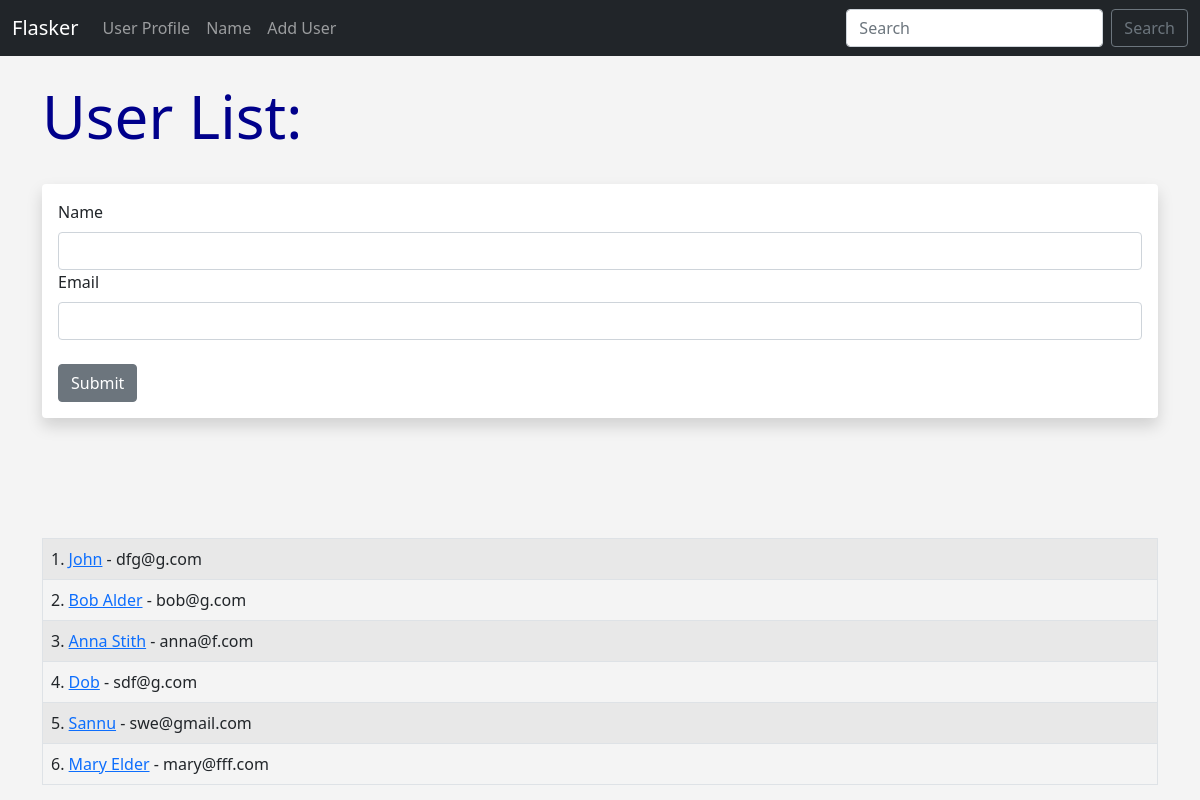
The page /user/add on the database as committed earlier.
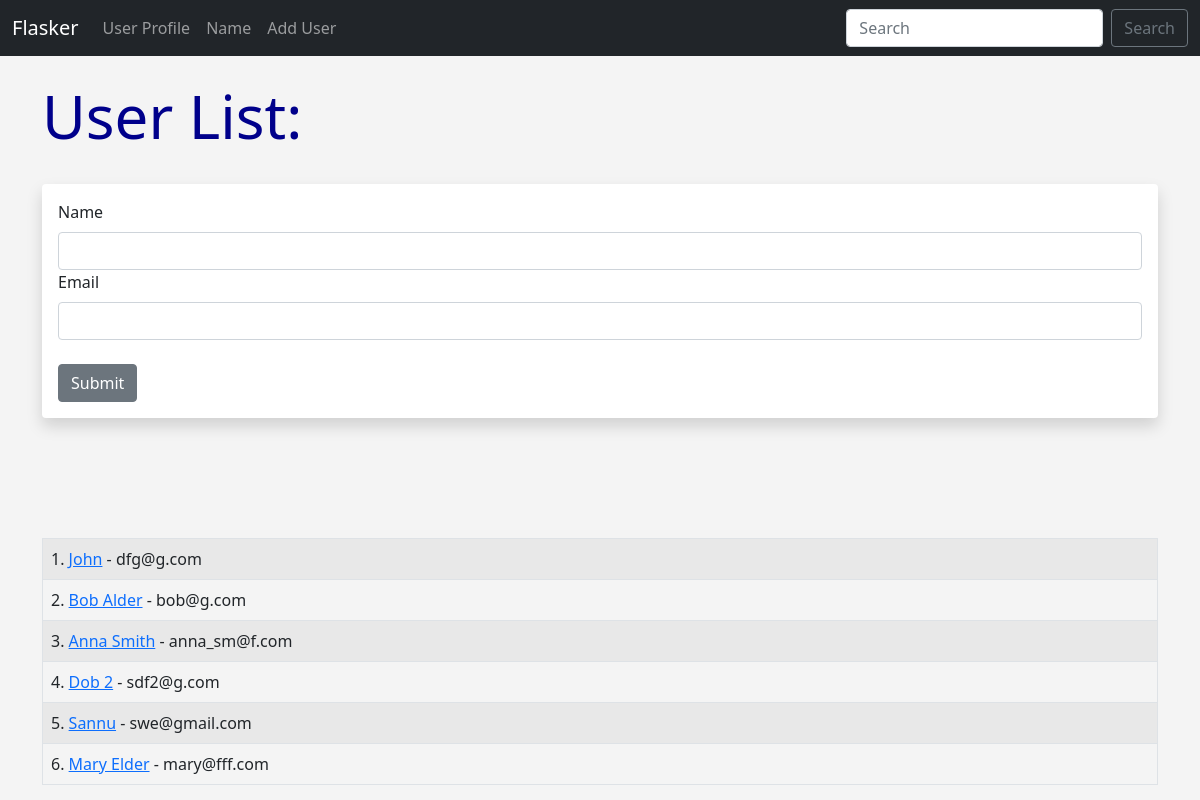
The same page on the database as committed later.
### app.py (models this page shows, shortened)
class Users(db.Model):
    id = db.Column(db.Integer, primary_key=True)
    name = db.Column(db.String(100), nullable=False)
    email = db.Column(db.String(120), nullable=False, unique=True)
    date_added = db.Column(db.DateTime, default=datetime.utcnow)

### app.py (the view, shortened to what this page needs)
@app.route('/user/add', methods=['GET', 'POST'])
def add_user():
    name = None
    form = UserForm()
    our_users = Users.query.order_by(Users.date_added)
    return render_template("add_user.html", form=form, name=name, our_users=our_users)

### app.py
class UserForm(FlaskForm):
    name = StringField("Name", validators=[DataRequired()])
    email = StringField("Email", validators=[DataRequired()])
    submit = SubmitField("Submit")

### templates/add_user.html (shortened to what this page needs)
{% extends 'base.html' %}
{% block content %}
{% if name %}
    <h1>User Added!</h1>
    <br>
    <table class="table table-striped table-hover table-bordered">
        {% for our_user in our_users %}
        <tr>
            <td>{{ our_user.id}}. <a href="{{url_for('update', id=our_user.id)}}">{{ our_user.name }}</a> - {{ our_user.email }}</td>
        </tr>
        {% endfor %}
    </table>
    {% else %}
    <h1>User List:</h1>
    <br>
    <div class="shadow p-3 mb-5 bg-body rounded">
    <form method="POST">
        {{ form.name.label(class="form-label") }}
        {{ form.name(class="form-control") }}
        {{ form.email.label(class="form-label") }}
        {{ form.email(class="form-control") }}
        <br>
        {{ form.submit(class="btn btn-secondary") }}
    </form>
    </div>
    <br><br><br>
    <table class="table table-striped table-hover table-bordered">
        {% for our_user in our_users %}
        <tr>
            <td>{{ our_user.id }}. <a href="{{url_for('update', id=our_user.id)}}">{{ our_user.name }}</a> - {{ our_user.email }}</td>
        </tr>
        {% endfor %}
    </table>
{% endif%}
{% endblock %}

### templates/base.html (shortened to what this page needs)
<!doctype html>
<html lang="en">
  <head>
    <link href="https://cdn.jsdelivr.net/npm/bootstrap@5.1.3/dist/css/bootstrap.min.css" rel="stylesheet">
    <link href="{{url_for('static', filename='css/style.css')}}" rel="stylesheet">
  </head>
  <body>
      {% include 'navbar.html' %}
        <br>
        <div class="container">
            {% block content %}
            {% endblock %}
        </div>
  </body>
</html>

### templates/navbar.html (shortened to what this page needs)
<nav class="navbar navbar-expand-lg navbar-dark bg-dark">
    <div class="container-fluid">
      <a class="navbar-brand" href="{{url_for('index')}}">Flasker</a>
      <div class="collapse navbar-collapse" id="navbarSupportedContent">
        <ul class="navbar-nav me-auto mb-2 mb-lg-0">
          <li class="nav-item">
            <a class="nav-link" href="{{url_for('user', name='john')}}">User Profile</a>
          </li>
          <li class="nav-item">
            <a class="nav-link" href="{{url_for('name')}}">Name</a>
          </li>
          <li class="nav-item">
            <a class="nav-link" href="{{url_for('add_user')}}">Add User</a>
          </li>
        </ul>
        <form class="d-flex">
          <input class="form-control me-2" type="search" placeholder="Search" aria-label="Search">
          <button class="btn btn-outline-secondary" type="submit">Search</button>
        </form>
      </div>
    </div>
  </nav>

### static/css/style.css (style rules this page uses)
h1 { color: darkblue; font-size: 60px; }
body { background: #f4f4f4; }

Rows that differ between the two databases and show on the page:
changed Users id 3: name "Anna Stith" → "Anna Smith"; email "anna@f.com" → "anna_sm@f.com"
changed Users id 4: name "Dob" → "Dob 2"; email "sdf@g.com" → "sdf2@g.com"
